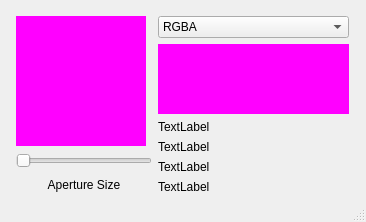
<?xml version="1.0" encoding="UTF-8"?>
<ui version="4.0">
 <class>MainWindow</class>
 <widget class="QMainWindow" name="MainWindow">
  <property name="geometry">
   <rect>
    <x>0</x>
    <y>0</y>
    <width>366</width>
    <height>222</height>
   </rect>
  </property>
  <property name="windowTitle">
   <string>MainWindow</string>
  </property>
  <widget class="QWidget" name="centralWidget">
   <widget class="QWidget" name="layoutWidget">
    <property name="geometry">
     <rect>
      <x>0</x>
      <y>0</y>
      <width>365</width>
      <height>210</height>
     </rect>
    </property>
    <layout class="QHBoxLayout" name="horizontalLayout">
     <property name="leftMargin">
      <number>16</number>
     </property>
     <property name="topMargin">
      <number>16</number>
     </property>
     <property name="rightMargin">
      <number>16</number>
     </property>
     <property name="bottomMargin">
      <number>16</number>
     </property>
     <item>
      <layout class="QVBoxLayout" name="verticalLayout">
       <item>
        <widget class="QLabel" name="label_ScreenDisplay">
         <property name="sizePolicy">
          <sizepolicy hsizetype="Fixed" vsizetype="Fixed">
           <horstretch>0</horstretch>
           <verstretch>0</verstretch>
          </sizepolicy>
         </property>
         <property name="minimumSize">
          <size>
           <width>130</width>
           <height>130</height>
          </size>
         </property>
         <property name="styleSheet">
          <string notr="true">QLabel { background-color: rgba(255, 0, 255, 255); }</string>
         </property>
         <property name="text">
          <string notr="true"/>
         </property>
        </widget>
       </item>
       <item>
        <widget class="QSlider" name="slider_Aperture">
         <property name="sizePolicy">
          <sizepolicy hsizetype="Preferred" vsizetype="Preferred">
           <horstretch>0</horstretch>
           <verstretch>0</verstretch>
          </sizepolicy>
         </property>
         <property name="orientation">
          <enum>Qt::Horizontal</enum>
         </property>
        </widget>
       </item>
       <item>
        <widget class="QLabel" name="label">
         <property name="text">
          <string>Aperture Size</string>
         </property>
         <property name="alignment">
          <set>Qt::AlignCenter</set>
         </property>
        </widget>
       </item>
      </layout>
     </item>
     <item>
      <layout class="QVBoxLayout" name="verticalLayout_3">
       <item>
        <widget class="QComboBox" name="combo_ColorMode">
         <property name="minimumSize">
          <size>
           <width>191</width>
           <height>0</height>
          </size>
         </property>
         <item>
          <property name="text">
           <string>RGBA</string>
          </property>
         </item>
         <item>
          <property name="text">
           <string>HSL</string>
          </property>
         </item>
         <item>
          <property name="text">
           <string>HSV</string>
          </property>
         </item>
         <item>
          <property name="text">
           <string>CMYK</string>
          </property>
         </item>
        </widget>
       </item>
       <item>
        <widget class="QLabel" name="label_ColorDisplay">
         <property name="minimumSize">
          <size>
           <width>191</width>
           <height>51</height>
          </size>
         </property>
         <property name="styleSheet">
          <string notr="true">QLabel { background-color: rgba(255, 0, 255, 255); }</string>
         </property>
         <property name="text">
          <string/>
         </property>
        </widget>
       </item>
       <item>
        <layout class="QVBoxLayout" name="verticalLayout_2">
         <item>
          <widget class="QLabel" name="label_ColorComp1">
           <property name="sizePolicy">
            <sizepolicy hsizetype="Fixed" vsizetype="Fixed">
             <horstretch>0</horstretch>
             <verstretch>0</verstretch>
            </sizepolicy>
           </property>
           <property name="minimumSize">
            <size>
             <width>191</width>
             <height>0</height>
            </size>
           </property>
           <property name="text">
            <string>TextLabel</string>
           </property>
          </widget>
         </item>
         <item>
          <widget class="QLabel" name="label_ColorComp2">
           <property name="sizePolicy">
            <sizepolicy hsizetype="Fixed" vsizetype="Fixed">
             <horstretch>0</horstretch>
             <verstretch>0</verstretch>
            </sizepolicy>
           </property>
           <property name="minimumSize">
            <size>
             <width>191</width>
             <height>0</height>
            </size>
           </property>
           <property name="text">
            <string>TextLabel</string>
           </property>
          </widget>
         </item>
         <item>
          <widget class="QLabel" name="label_ColorComp3">
           <property name="sizePolicy">
            <sizepolicy hsizetype="Fixed" vsizetype="Fixed">
             <horstretch>0</horstretch>
             <verstretch>0</verstretch>
            </sizepolicy>
           </property>
           <property name="minimumSize">
            <size>
             <width>191</width>
             <height>0</height>
            </size>
           </property>
           <property name="text">
            <string>TextLabel</string>
           </property>
          </widget>
         </item>
         <item>
          <widget class="QLabel" name="label_ColorComp4">
           <property name="sizePolicy">
            <sizepolicy hsizetype="Fixed" vsizetype="Fixed">
             <horstretch>0</horstretch>
             <verstretch>0</verstretch>
            </sizepolicy>
           </property>
           <property name="minimumSize">
            <size>
             <width>191</width>
             <height>0</height>
            </size>
           </property>
           <property name="text">
            <string>TextLabel</string>
           </property>
          </widget>
         </item>
        </layout>
       </item>
      </layout>
     </item>
    </layout>
   </widget>
  </widget>
  <widget class="QStatusBar" name="statusBar"/>
 </widget>
 <layoutdefault spacing="6" margin="11"/>
 <resources/>
 <connections/>
</ui>
